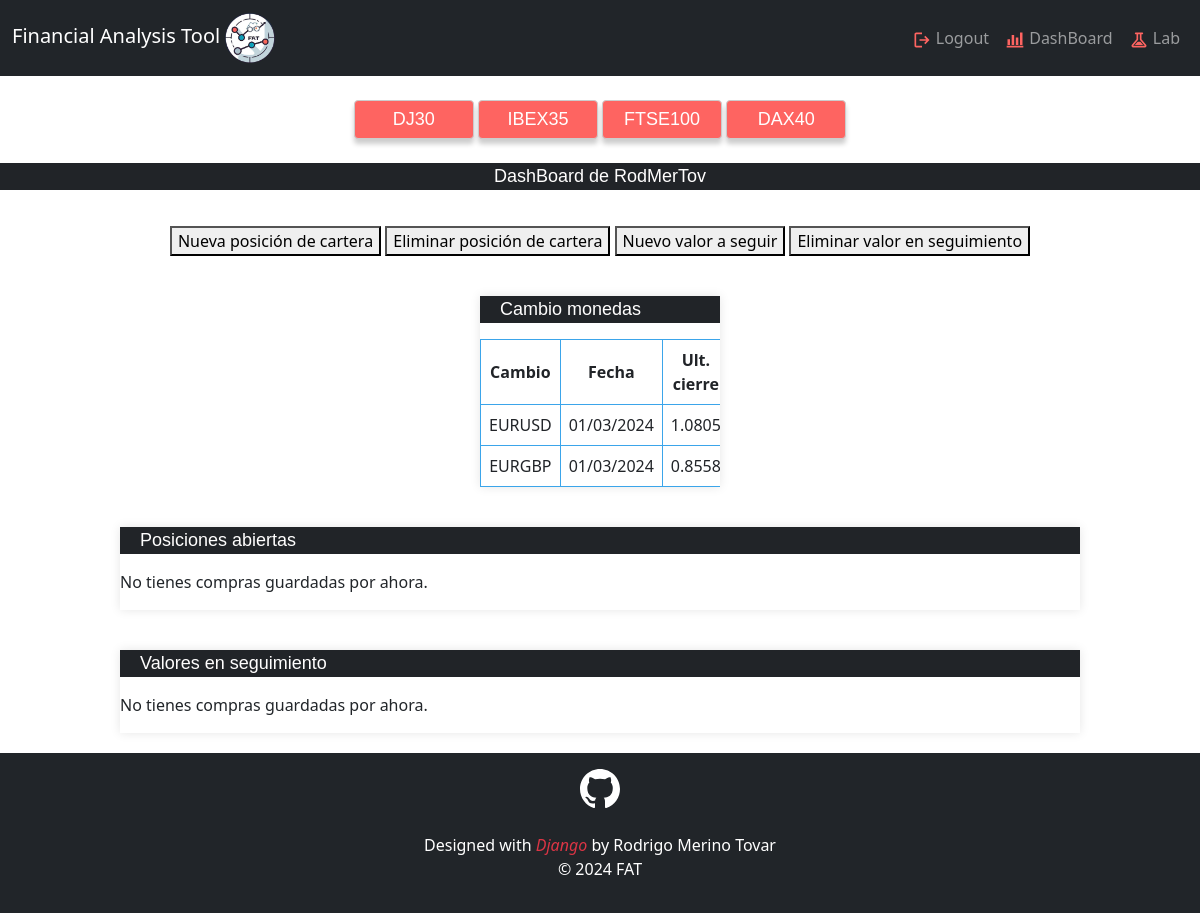
Page /dashboard/ (signed in) on the earlier database version.
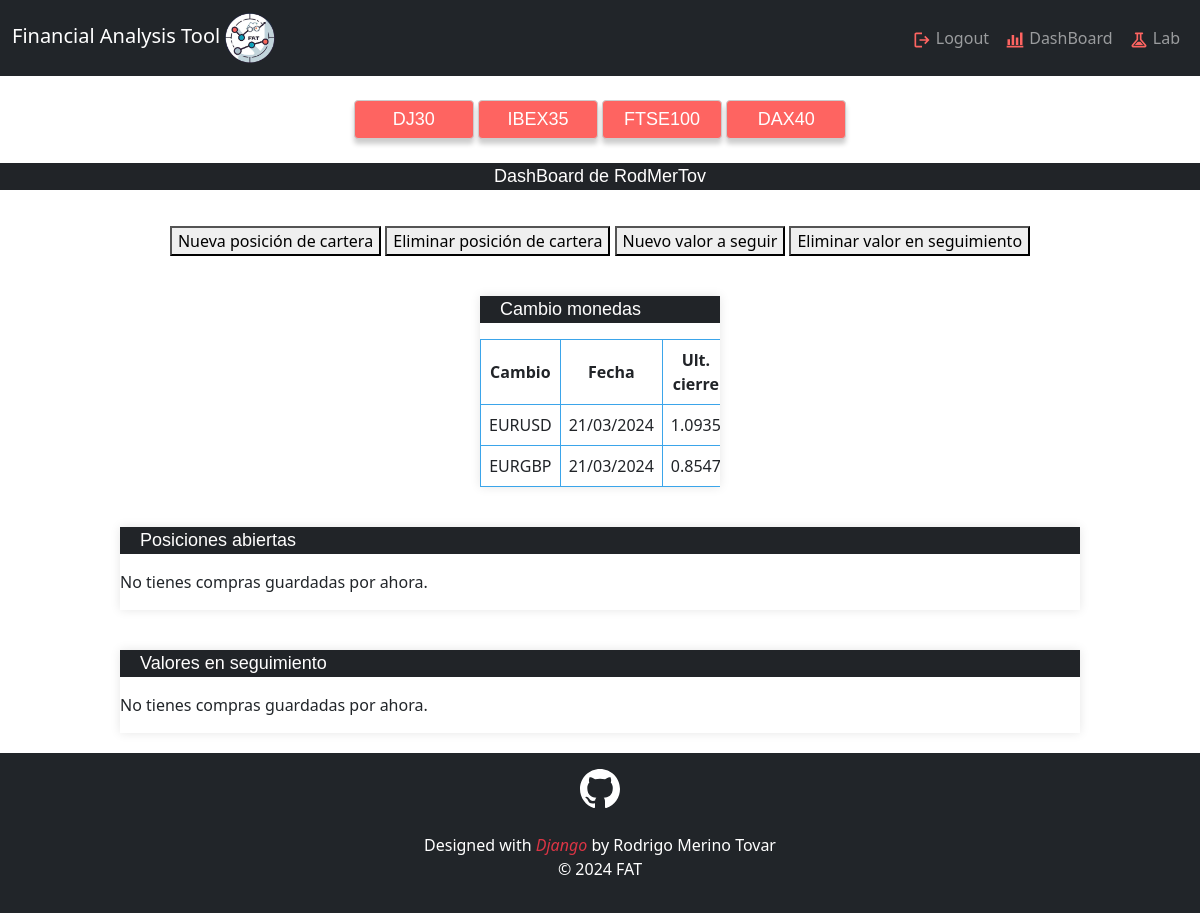
Same page on the later database version.
### Analysis/models.py (models this page shows, shortened)
class CambioMoneda(models.Model):
    id = models.AutoField(primary_key=True)
    ticker_forex = models.TextField(db_column='Ticker_forex')
    date = models.DateField(db_column='Date')
    ultimo_cierre = models.FloatField(db_column='Ultimo_cierre')
    objects = models.Manager()
    class Meta:
        managed = True

### DashBoard/views.py (the view, shortened to what this page needs)
# urls.py: path('dashboard/', dashboard, name="dashboard"),
@login_required
def dashboard(request):
    usuario = request.user.username
    compras_usuario = StockComprado.objects.filter(usuario=request.user)
    seguimiento_usuario = StockSeguimiento.objects.filter(usuario=request.user)
    eur_usd = CambioMoneda.objects.filter(ticker_forex='EURUSD')
    eur_gbp = CambioMoneda.objects.filter(ticker_forex='EURGBP')
    monedas = CambioMoneda.objects.all()
    if compras_usuario.exists() and seguimiento_usuario.exists():
        evol_cartera, evol_total = _evolucion_cartera(compras_usuario)
        stocks_en_seg = _stocks_en_seguimiento(seguimiento_usuario)
        context = {
            "usuario": usuario,
            "comprasUsuario": compras_usuario,
            "eur_usd": eur_usd[0].ultimo_cierre,
            "eur_gbp": eur_gbp[0].ultimo_cierre,
            "monedas": monedas,
            "evolCartera": evol_cartera,
            "evolTotal": evol_total,
            "seguimientoUsuario": seguimiento_usuario,
            "stocksEnSeg": stocks_en_seg,
            "comTieneDatos": True,
            "segTieneDatos": True,
        }
    else:
        context = {
            "usuario": usuario,
            "monedas": monedas,
            "comTieneDatos": False,
            "segTieneDatos": False,
        }
    return render(request, "dashboard.html", context)

### DashBoard/templates/dashboard.html (shortened to what this page needs)
{% extends 'base.html' %}
{% load static %}
{% block content %}
{% include 'includes/_botones_cabecera.html' %}
<link rel="stylesheet" type="text/css" href="{% static 'css/estilos_dashboard.css' %}">
<div>
    <br><p class="cabecera">DashBoard de {{ usuario }}</p>
</div>
<div class="fila">
    <div class="columna">
        {% include 'includes/_botones.html' %}
    </div>
</div>
<div class="fila">
    <div class="columna">
        {% include 'includes/_cambio_monedas.html' %}
    </div>
</div>
<div class="fila">
    <div class="columna">
        {% include 'includes/_evol_cartera.html' %}
    </div>
</div>
<div class="fila">
    <div class="columna">
        {% include 'includes/_en_seguimiento.html' %}
    </div>
</div>
{% endblock %}

### Analysis/templates/base.html (shortened to what this page needs)
<!DOCTYPE html>
{% load static %}
<html lang="en">
<head>
    <link href="https://cdn.jsdelivr.net/npm/bootstrap@5.3.2/dist/css/bootstrap.min.css" rel="stylesheet">
    <link rel="stylesheet" type="text/css" href="https://cdn.datatables.net/1.10.24/css/jquery.dataTables.css">
    <link rel="stylesheet" type="text/css" href="{% static 'css/estilos_base.css' %}">
</head>
<body>
    <nav class="navbar navbar-expand-lg bg-dark navbar-dark">
        <div class="container-fluid">
            <a class="navbar-brand" href="/">
                Financial Analysis Tool
                <img src="{% static 'icons/logo.png' %}" alt="" width="50" height="50" class="d-inline-block align-text-center">
            </a>
            <div class="collapse navbar-collapse" id="navbarNav">
            <ul class="navbar-nav ms-auto">
                {% if user.is_authenticated %}
                <li class="nav-item">
                    <a class="nav-link" href="/logout">
                        <img src="{% static 'icons/logout.svg' %}" alt="LogoutIcon" width="20" height="20"> Logout
                    </a>
                </li>
                <li class="nav-item">
                    <a class="nav-link" href="/dashboard/">
                        <img src="{% static 'icons/dashboard.svg' %}" alt="DashBoardIcon" width="20" height="20"> DashBoard
                    </a>
                </li>
                <li class="nav-item">
                    <a class="nav-link" href="/lab/">
                        <img src="{% static 'icons/lab.svg' %}" alt="ExperimentIcon" width="20" height="20"> Lab
                    </a>
                </li>
                {% endif %}
            </ul>
            </div>
        </div>
    </nav>
    <main>
        {% block content %}
        {% endblock %}
    </main>
    {% block footer %}
    <footer class="footer mt-auto py-3 bg-dark text-white">
    <div class="container text-center">
        <a href="https://github.com/rmt0009alu/FAT">
            <img src="{% static 'icons/github.svg' %}" alt="GitHub Logo" width="40" height="40">
        </a>
        <br><br>
        <p class="mb-0">Designed with <i class="bi bi-heart-fill text-danger">Django</i> by Rodrigo Merino Tovar</p>
        <p>&copy; 2024 FAT</p>
    </div>
    </footer>
    {% endblock %}
</body>
</html>

### News/templates/includes/_botones_cabecera.html
<br>
<div style="text-align: center;">
    <a href="/mapa/dj30"><button class="boton-indice-cabecera">DJ30</button></a>
    <a href="/mapa/ibex35"><button class="boton-indice-cabecera">IBEX35</button></a>
    <a href="/mapa/ftse100"><button class="boton-indice-cabecera">FTSE100</button></a>
    <a href="/mapa/dax40"><button class="boton-indice-cabecera">DAX40</button></a>
</div>

### DashBoard/templates/includes/_botones.html (shortened to what this page needs)
<div class="botones">
    <a href="/dashboard/nueva_compra"><button>Nueva posición de cartera</button></a>
    <a href="/dashboard/eliminar_compras"><button>Eliminar posición de cartera</button></a>
    <a href="/dashboard/nuevo_seguimiento"><button>Nuevo valor a seguir</button></a>
    <a href="/dashboard/eliminar_seguimientos"><button>Eliminar valor en seguimiento</button></a>
</div>

### DashBoard/templates/includes/_cambio_monedas.html (shortened to what this page needs)
<div class="caja" style="width: 20%;">
    <p class="barra">Cambio monedas</p>
    <table>
        <thead>
            <tr>
                <th>Cambio</th>
                <th>Fecha</th>
                <th>Ult. cierre</th>
            </tr>
        </thead>
        <tbody>
            {% for moneda in monedas %}
                <tr>
                    <td>{{ moneda.ticker_forex }}</td>
                    <td>{{ moneda.date|date:"d/m/Y" }}</td>
                    <td>{{ moneda.ultimo_cierre|floatformat:4 }}</td>
                </tr>
            {% endfor %}
        </tbody>
    </table>
</div>

### DashBoard/templates/includes/_evol_cartera.html (shortened to what this page needs)
<div class="caja" style="width: 80%;">
    <p class="barra">Posiciones abiertas</p>
    {% if comprasUsuario %}
        <table>
            <thead>
                <tr>
                    <th>Ticker</th>
                    <th>Fecha compra</th>
                    <th>Num. acciones</th>
                    <th>Precio compra</th>
                    <th>Moneda</th>
                    <th>Ult. cierre</th>
                    <th>Evolución</th>
                </tr>
            </thead>
            <tbody>
                {% for compra in evolCartera %}
                    <tr>
                        <td><a title="{{ compra.nombre }}" href="/{{ compra.bd }}/{{ compra.ticker_bd }}/chart">{{ compra.ticker }}</a></td>
                        <td>{{ compra.fecha_compra|date:"d/m/Y" }}</td>
                        <td>{{ compra.num_acciones }}</td>
                        <td>{{ compra.precio_compra|floatformat:3 }}</td>
                        <td>{{ compra.moneda }}</td>
                        <td>{{ compra.cierre|floatformat:3 }}</td>
                        <td style="background-color: #212428;" class="{% if compra.evol >= 0 %}positivo{% else %}negativo{% endif %}">
                            {{ compra.evol|floatformat:2 }} %
                        </td>
                    </tr>
                {% endfor %}
            </tbody>
        </table>
        <div class="total">
            Total
        </div>
        <div class="círculo {% if evolTotal >= 0 %}positivo{% else %}negativo{% endif %}">
            {{ evolTotal|floatformat:2 }} %
        </div>
    {% else %}
        <p>No tienes compras guardadas por ahora.</p>
    {% endif %}
</div>

### DashBoard/templates/includes/_en_seguimiento.html (shortened to what this page needs)
<div class="caja" style="width: 80%;">
    <p class="barra">Valores en seguimiento</p>
    {% if seguimientoUsuario %}
        <table>
            <thead>
                <tr>
                    <th>Ticker</th>
                    <th>Fecha inicio seguimiento</th>
                    <th>Precio de entrada deseado</th>
                    <th>Moneda</th>
                    <th>Ult. cierre</th>
                    <th>Valores similares</th>
                </tr>
            </thead>
            <tbody>
                {% for stock in stocksEnSeg %}
                    <tr>
                        <td><a title="{{ stock.name }}" href="/{{ stock.bd }}/{{ stock.ticker_bd }}/chart">{{ stock.ticker }}</a></td>
                        <td>{{ stock.fecha_inicio_seguimiento|date:"d/m/Y" }}</td>
                        <td>{{ stock.precio_entrada_deseado|floatformat:3 }}</td>
                        <td>{{ stock.moneda }}</td>
                        <td>{{ stock.cierre|floatformat:3 }}</td>
                        <td>
                            {% if stock.listaSimilares %}
                                    {% for similar in stock.listaSimilares %}
                                        <a title="{{ similar.nombre }}" href="/{{ similar.bd }}/{{ similar.ticker_bd }}/chart">{{ similar.ticker }}</a>&nbsp;&nbsp;
                                    {% endfor %}
                            {% else %}
                                N/A
                            {% endif %}
                        </td>
                    </tr>
                {% endfor %}
            </tbody>
        </table>
    {% else %}
        <p>No tienes compras guardadas por ahora.</p>
    {% endif %}
</div>

### static/css/estilos_base.css (style rules this page uses)
body { display: flex; flex-direction: column; min-height: 100vh; margin: 0; }
main { flex: 1; }
.boton-indice-cabecera { background-color: #fe6461; color: #FFFEFE; font-size: 18px; font-family: 'Arial', sans-serif; text-align: center; box-shadow: 0px 5px 5px 0px rgba(0, 0, 0, 0.2); opacity: 1; cursor: default; padding: 5px 10px; border: 1px solid #ccc; border-radius: 4px; width: 120px; }

### static/css/estilos_dashboard.css (style rules this page uses)
.cabecera { background-color: #212428; color: #FFFEFE; font-size: 18px; font-family: 'Arial', sans-serif; text-align: center; }
.barra { width: 100%; background-color: #212428; color: #FFFEFE; font-size: 18px; font-family: 'Arial', sans-serif; padding-left: 20px; }
.fila { display: flex; flex-wrap: wrap; margin: 0 -15px; justify-content: center; }
.columna { flex: 1; padding: 0 15px; }
.caja { margin: 20px auto; overflow: hidden; box-shadow: 0 0 10px rgba(0, 0, 0, 0.1); }

### DashBoard/templates/includes/_botones.html (style rules this page uses)
.botones { margin: 20px; text-align: center; }

### DashBoard/templates/includes/_cambio_monedas.html (style rules this page uses)
table { border-collapse: collapse; }
th, td { border: 1px solid #3BA5EA; padding: 8px; text-align: center; background-color: white; color: #212428; }

### DashBoard/templates/includes/_evol_cartera.html (style rules this page uses)
table { width: 100%; border-collapse: collapse; }
th, td { border: 1px solid #3BA5EA; padding: 8px; text-align: center; background-color: white; color: #212428; }

### DashBoard/templates/includes/_en_seguimiento.html (style rules this page uses)
table { width: 100%; border-collapse: collapse; }
th, td { border: 1px solid #3BA5EA; padding: 8px; text-align: center; background-color: white; color: #212428; }

Differences in the rows shown:
changed CambioMoneda "EURUSD": date "01/03/2024" → "21/03/2024"; ultimo_cierre "1.0805" → "1.0935"
changed CambioMoneda "EURGBP": date "01/03/2024" → "21/03/2024"; ultimo_cierre "0.8558" → "0.8547"
